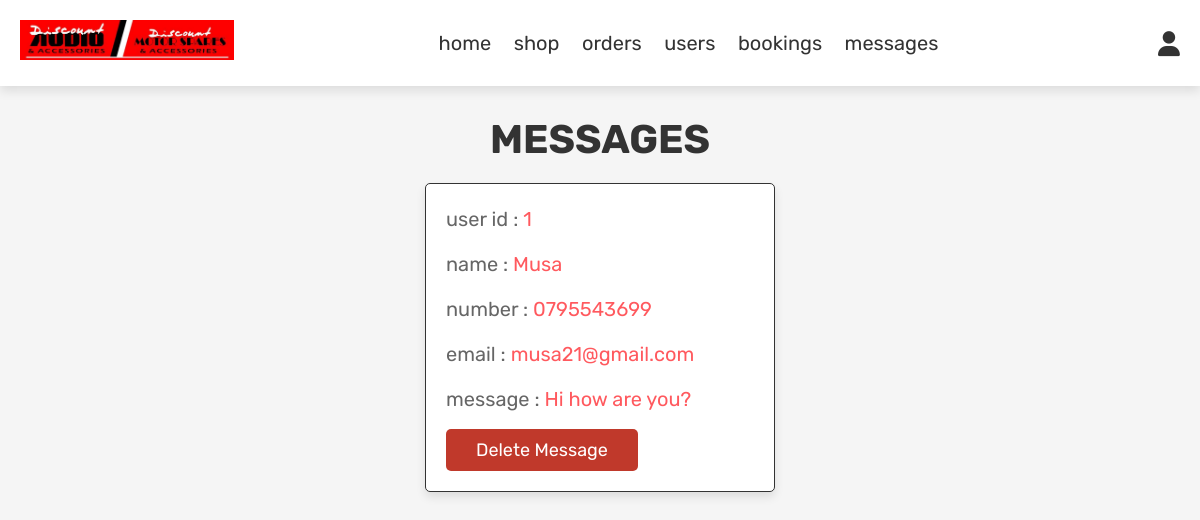
The app's page /Discount/admin_contacts.php with its own data.
### tables this page shows
CREATE TABLE IF NOT EXISTS `tblmessages` (
  `id` int(255) NOT NULL AUTO_INCREMENT,
  `user_id` int(255) NOT NULL,
  `name` varchar(255) NOT NULL,
  `email` varchar(255) NOT NULL,
  `number` varchar(10) NOT NULL,
  `message` varchar(500) NOT NULL,
  PRIMARY KEY (`id`)
);

### Discount/admin_contacts.php (the view, shortened to what this page needs)
<?php
include 'dbconn.php';
?>
<!DOCTYPE html>
<html lang="en">
<head>
    <link rel="stylesheet" href="https://cdnjs.cloudflare.com/ajax/libs/font-awesome/6.1.1/css/all.min.css">
    <link rel="stylesheet" href="css/admin_style.css">
</head>
<body>
    <?php include 'admin_header.php'; ?>
    <section class="messages">
        <h1 class="title"> messages </h1>
        <div class="box-container">
            <?php
            $select_message = mysqli_query($conn, "SELECT * FROM `tblmessages`") or die('query failed');
            if (mysqli_num_rows($select_message) > 0) {
                while ($fetch_message = mysqli_fetch_assoc($select_message)) {
            ?>
                    <div class="box">
                        <p> user id : <span><?php echo $fetch_message['user_id']; ?></span> </p>
                        <p> name : <span><?php echo $fetch_message['name']; ?></span> </p>
                        <p> number : <span><?php echo $fetch_message['number']; ?></span> </p>
                        <p> email : <span><?php echo $fetch_message['email']; ?></span> </p>
                        <p> message : <span><?php echo $fetch_message['message']; ?></span> </p>
                        <a href="admin_contacts.php?delete=<?php echo $fetch_message['id']; ?>" onclick="return confirm('delete this message?');" class="delete-btn">delete message</a>
                    </div>
            <?php
                };
            } else {
                echo '<p class="empty">you have no messages!</p>';
            }
            ?>
        </div>
    </section>
</body>
</html>

### Discount/css/admin_style.css (style rules this page uses)
:root { --main-color: #ff595e; --purple: #8e44ad; --red: #c0392b; --orange: #f39c12; --black: #333; --white: #fff; --light-color: #666; --light-white: #ccc; --light-bg: #f5f5f5; --border: .1rem solid var(--black); --box-shadow: 0 .5rem 1rem rgba(0, 0, 0, .1); }
* { font-family: 'Rubik', sans-serif; margin: 0; padding: 0; box-sizing: border-box; outline: none; border: none; text-decoration: none; transition: all .2s linear; }
html { font-size: 62.5%; overflow-x: hidden; }
body { background-color: var(--light-bg); }
section { padding: 3rem 2rem; }
.title { text-align: center; margin-bottom: 2rem; text-transform: uppercase; color: var(--black); font-size: 4rem; }
.btn, .option-btn, .delete-btn, .white-btn { display: inline-block; margin-top: 1rem; padding: 1rem 3rem; cursor: pointer; color: var(--white); font-size: 1.8rem; border-radius: .5rem; text-transform: capitalize; }
.delete-btn { background-color: var(--red); }
.messages .box-container { display: grid; grid-template-columns: repeat(auto-fit, 35rem); justify-content: center; gap: 1.5rem; max-width: 1200px; margin: 0 auto; align-items: flex-start; }
.messages .box-container .box { background-color: var(--white); padding: 2rem; border: var(--border); box-shadow: var(--box-shadow); border-radius: .5rem; }
.messages .box-container .box p { padding-bottom: 1.5rem; font-size: 2rem; color: var(--light-color); line-height: 1.5; }
.messages .box-container .box p span { color: var(--main-color); }
.messages .box-container .box .delete-btn { margin-top: 0; }

### records on screen
tblmessages: user "1", name "Musa", number "0795543699", email "musa21@gmail.com", message "Hi how are you?"
